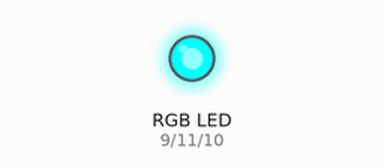
Simulated run of this sketch. Board: Arduino Uno, built with avr-gcc and run on an emulated ATmega328P. On the bench: an RGB LED mixed from three pins (HIGH = lit).

Above: at 0.05 s.
At 1.5 s:
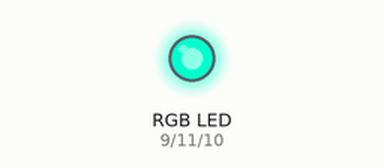
At 2.8 s:
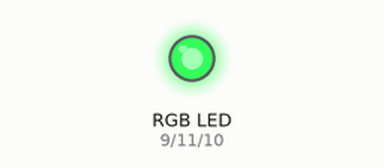
At 5.55 s:
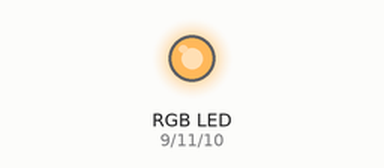
At 8.3 s:
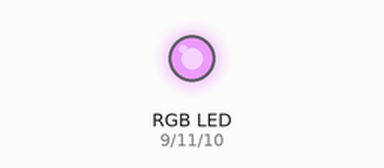
At 11.1 s:
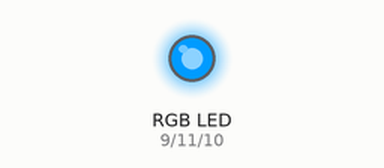
Timing chart, 0 to 17.9 s (numbered marks = the images above):
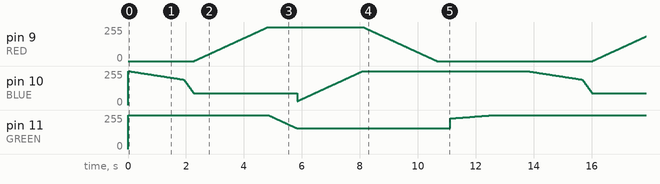

The sketch:

Fade.ino
```cpp
#include <math.h>

#define RED 9
#define GREEN 11
#define BLUE 10

/*
 * Remember we are pulling pins to ground, so
 * 0% duty cycle = maximum intensity and
 * 100% duty cycle = minimum intensity.
 */

// Maximum intensities (green and blue are too strong compared to red)
#define RED_MAX 0
#define GREEN_MAX 155
#define BLUE_MAX 30

enum MODE {
	RAINBOW,
	SINGLE, // Store one color
	BLINK, // Store two colors and a delay
	FADE // Store two colors and a delay
};

/* Save mode to eeprom when its switched (by button or by software) and
 * some time has past. Use a "saved" flag to know if the mode has been saved.
 * Use update.
 * Everytime mode is switched, set flag DIRTY. Busy loop check serial and if
 * 5 minutes have passed and DIRTY is true, save mode.
 */

// Specify which addresses save what, byte per byte.
enum EEPROM_ADDRESS {
	MODE,
	SINGLE_R,
	SINGLE_G,
	SINGLE_B,
	BLINK_1R,
	BLINK_1G,
	BLINK_1B,
	BLINK_2R,
	BLINK_2G,
	BLINK_2B,
	BLINK_DELAY,
	FADE_1R,
	FADE_1G,
	FADE_1B,
	FADE_2R,
	FADE_2G,
	FADE_2B,
	FADE_DELAY
};

void setcolor(int r, int g, int b)
{
	analogWrite(RED, r);
	analogWrite(GREEN, g);
	analogWrite(BLUE, b);
}

void setup()
{
	pinMode(RED, OUTPUT);
	pinMode(GREEN, OUTPUT);
	pinMode(BLUE, OUTPUT);

	Serial.begin(115200);

	setcolor(255, 255, 255); // Turn off LEDs.
}

void save_config()
{
}

// TODO: needs to be non-blocking
// possible: save what color and direction we are. return the time to wait
// before calling again.
// static int i;
// for (; i ... ; i..) { analogWrite(...); return time_b4_next_iter}
// save which for we're in and then switch based on that to find the for.
/* Start on red and cycle through the color wheel. */
void rainbow(int color_time)
{
	// Start on red
	// Increase blue (to magenta)
	setcolor(0, 255, 255);
	for (int i = 255; i >= 255-191; i--) {
		analogWrite(BLUE, (int) round(((191-255)/191.0)*(255-i)+255));
		delay(color_time);
	}
	for (int i = 255-191-1; i >= BLUE_MAX; i--) {
		analogWrite(BLUE, (int) round((191.0/(191-255))*(255-i)-255*191.0/(191-255)));
		delay(color_time);
	}

	// Decrease red (to blue)
	for (int i = RED_MAX; i <= 255; i++) {
		analogWrite(RED, i);
		delay(color_time);
	}

	// Increase green (to cyan)
	for (int i = 255; i >= GREEN_MAX; i--) {
		analogWrite(GREEN, i);
		delay(color_time);
	}

	// Decrease blue (to green)
	for (int i = BLUE_MAX; i <= 255; i++) {
		analogWrite(BLUE, i);
		delay(color_time);
	}

	// Increase red (to yellow)
	for (int i = 255; i >= RED_MAX; i--) {
		analogWrite(RED, i);
		delay(color_time);
	}

	// Decrease green (to red)
	// Stretch the time instead of messing about with functions.
	for (int i = GREEN_MAX; i <= 230; i++) {
		analogWrite(GREEN, i);
		delay(color_time/1.5);
	}
	for (int i = 230; i <= 255; i++) {
		analogWrite(GREEN, i);
		delay(color_time*6);
	}
	for (int i = 0; i <= GREEN_MAX-50; i++) {
		delay(color_time);
	}
}

void loop()
{
	rainbow(10);
}
```
